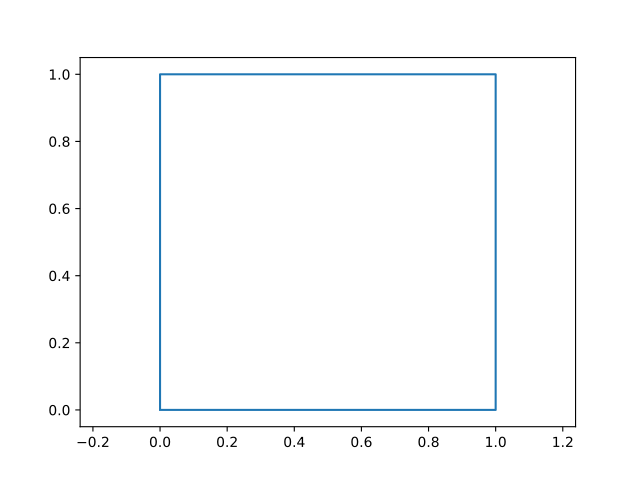

Write Python code to recreate this figure.
import numpy as np
import matplotlib.pyplot as plt

x = np.array([0, 1, 1, 0, 0])
y = np.array([0, 0, 1, 1, 0])
plt.plot(x, y)
plt.axis("equal")

plt.show()
